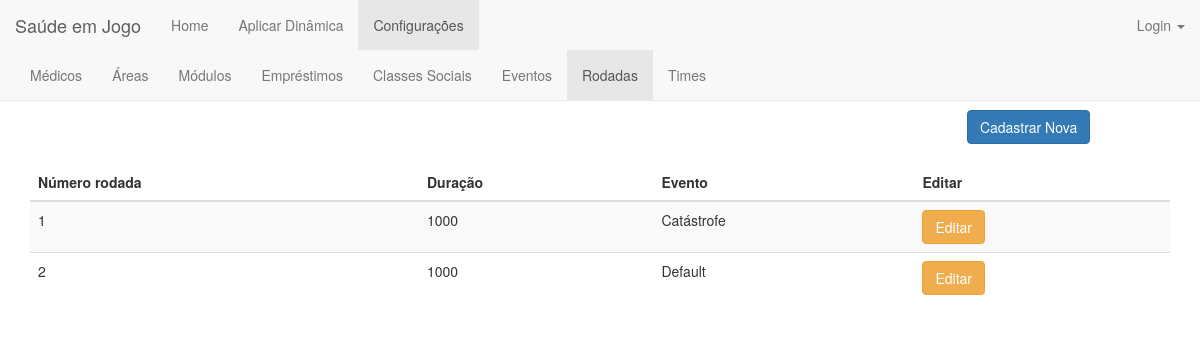
The app's page /rodada/, older data.
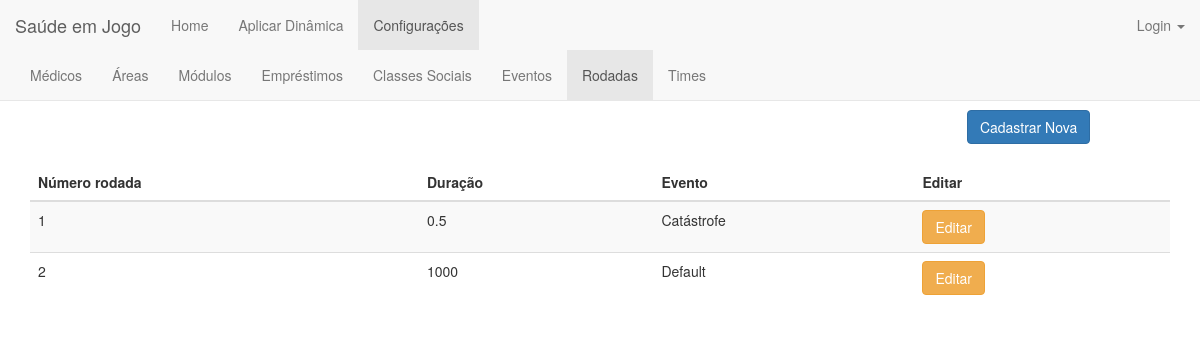
The same page, newer data.
### jogo/models.py (models this page shows, shortened)
class Rodada(models.Model):
    verbose_name = 'rodada'
    verbose_name_plural = 'rodadas'
    numeroRodada = models.IntegerField(validators=[MinValueValidator(1)])
    duracao = models.FloatField(validators=[MinValueValidator(0)])
    evento = models.ForeignKey(Evento, on_delete=models.CASCADE, default=1)

class Evento(models.Model):
    class Meta:
        verbose_name = 'evento'
        verbose_name_plural = 'eventos'
    nome = models.CharField(max_length=50)
    multiplicador_classeA = models.FloatField(validators=[MinValueValidator(0.0)])
    multiplicador_classeB = models.FloatField(validators=[MinValueValidator(0.0)])
    multiplicador_classeC = models.FloatField(validators=[MinValueValidator(0.0)])
    multiplicador_classeD = models.FloatField(validators=[MinValueValidator(0.0)])
    multiplicador_classeE = models.FloatField(validators=[MinValueValidator(0.0)])

### jogo/views.py (the view)
# urls.py: url(r'^rodada/$', views.rodada_index, name='rodada_index'),
def rodada_index(request):
    rodadas = Rodada.objects.order_by('numeroRodada')
    return render(request, 'rodada/rodada_index.html', {'rodadas':rodadas})

### jogo/templates/rodada/rodada_index.html (shortened to what this page needs)
{% extends 'jogo/base_configuracoes.html' %}
{% load staticfiles %}
{% block rodada %}class="active"{% endblock %}
{% block body %}
    <div class="container">
        <center><h1>Rodadas</h1></center>
        <div align="right" style="margin-right: 7%">
            <a href="{% url 'jogo:rodada_new' %}"><button type="submit" class="btn btn-primary">Cadastrar Nova</button></a>
        </div>
        <br>
        <table class="table table-striped">
        <thead>
            <tr>
                <th>Número rodada</th>
                <th>Duração</th>
                <th>Evento</th>
                <th>Editar</th>
            </tr>
        </thead>
        <tbody>
            {% for rodada in rodadas %}
                <tr>
                    <td>{{rodada.numeroRodada}}</td>
                    <td>{{rodada.duracao}}</td>
                    <td>{{rodada.evento.nome}}</td>
                    <td><a href="{% url 'jogo:rodada_edit' rodada.id %}"><button type="button" class="btn btn-warning">Editar</button></a></td>
                </tr>
            {% endfor %}
        </tbody>
        </table>
    </div>
{% endblock body %}

Row changes from the older to the newer data that the page shows:
changed Rodada "Catástrofe": duracao "1000" → "0.5"
